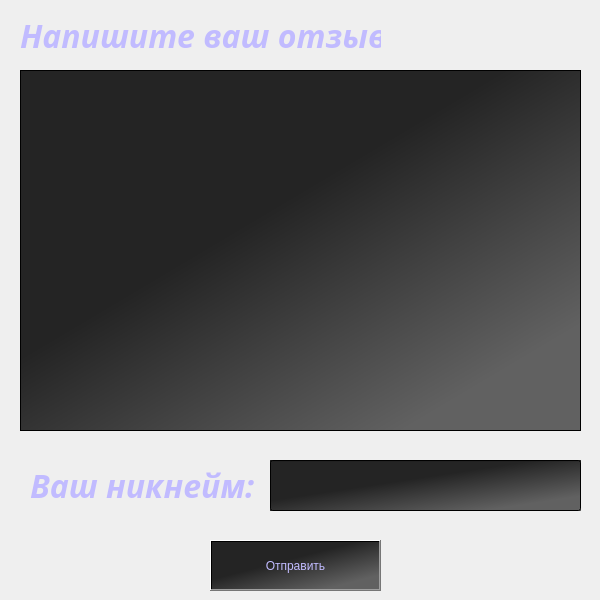
<?xml version="1.0" encoding="UTF-8"?>
<ui version="4.0">
 <class>Form</class>
 <widget class="QWidget" name="Form">
  <property name="geometry">
   <rect>
    <x>0</x>
    <y>0</y>
    <width>600</width>
    <height>600</height>
   </rect>
  </property>
  <property name="windowTitle">
   <string>Form</string>
  </property>
  <widget class="QLabel" name="bckgr_label">
   <property name="geometry">
    <rect>
     <x>-190</x>
     <y>-30</y>
     <width>971</width>
     <height>651</height>
    </rect>
   </property>
   <property name="styleSheet">
    <string notr="true">background-image: url(:/newPrefix/ui_design.png);</string>
   </property>
   <property name="text">
    <string/>
   </property>
   <property name="pixmap">
    <pixmap resource="ui_bckgr.qrc">:/newPrefix/ui_design.png</pixmap>
   </property>
   <property name="scaledContents">
    <bool>true</bool>
   </property>
  </widget>
  <widget class="QLabel" name="label_2">
   <property name="geometry">
    <rect>
     <x>20</x>
     <y>10</y>
     <width>361</width>
     <height>51</height>
    </rect>
   </property>
   <property name="font">
    <font>
     <family>Century Gothic</family>
     <pointsize>24</pointsize>
     <weight>75</weight>
     <italic>true</italic>
     <bold>true</bold>
    </font>
   </property>
   <property name="styleSheet">
    <string notr="true">color:rgb(193, 187, 255);</string>
   </property>
   <property name="text">
    <string>Напишите ваш отзыв:</string>
   </property>
  </widget>
  <widget class="QTextEdit" name="textEdit">
   <property name="geometry">
    <rect>
     <x>20</x>
     <y>70</y>
     <width>561</width>
     <height>361</height>
    </rect>
   </property>
   <property name="styleSheet">
    <string notr="true">background-color: qlineargradient(spread:pad, x1:0.340591, y1:0.483, x2:0.755409, y2:0.932, stop:0 rgba(36, 36, 36, 255), stop:1 rgba(97, 97, 97, 255));
color: rgb(193, 187, 255);
font: 12pt &quot;Century Gothic&quot;;</string>
   </property>
  </widget>
  <widget class="QPushButton" name="pushButton">
   <property name="geometry">
    <rect>
     <x>210</x>
     <y>540</y>
     <width>171</width>
     <height>51</height>
    </rect>
   </property>
   <property name="styleSheet">
    <string notr="true">background-color: qlineargradient(spread:pad, x1:0.340591, y1:0.483, x2:0.755409, y2:0.932, stop:0 rgba(36, 36, 36, 255), stop:1 rgba(97, 97, 97, 255));
font: 87 16pt &quot;Onest&quot;;
color: rgb(193, 187, 255);</string>
   </property>
   <property name="text">
    <string>Отправить</string>
   </property>
  </widget>
  <widget class="QLineEdit" name="lineEdit">
   <property name="geometry">
    <rect>
     <x>270</x>
     <y>460</y>
     <width>311</width>
     <height>51</height>
    </rect>
   </property>
   <property name="styleSheet">
    <string notr="true">background-color: qlineargradient(spread:pad, x1:0.340591, y1:0.483, x2:0.755409, y2:0.932, stop:0 rgba(36, 36, 36, 255), stop:1 rgba(97, 97, 97, 255));
color: rgb(193, 187, 255);
font: 87 20pt &quot;Onest&quot;;</string>
   </property>
  </widget>
  <widget class="QLabel" name="label_3">
   <property name="geometry">
    <rect>
     <x>30</x>
     <y>460</y>
     <width>231</width>
     <height>51</height>
    </rect>
   </property>
   <property name="font">
    <font>
     <family>Century Gothic</family>
     <pointsize>24</pointsize>
     <weight>75</weight>
     <italic>true</italic>
     <bold>true</bold>
    </font>
   </property>
   <property name="styleSheet">
    <string notr="true">color:rgb(193, 187, 255);</string>
   </property>
   <property name="text">
    <string>Ваш никнейм:</string>
   </property>
  </widget>
 </widget>
 <resources>
  <include location="ui_bckgr.qrc"/>
  <include location="../../AppData/Local/Programs/Python/Python310/Lib/site-packages/qt5_applications/Qt/bin/ui_bckgr.qrc"/>
 </resources>
 <connections/>
</ui>
